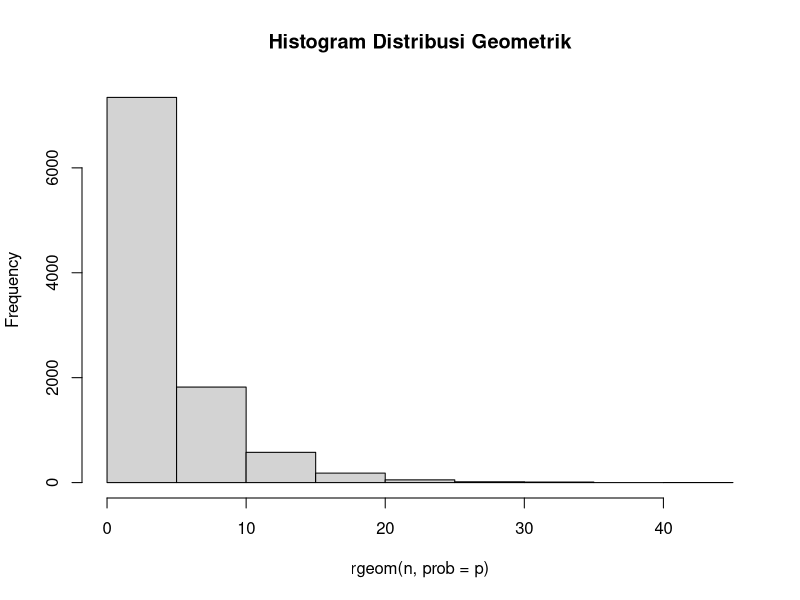

Generate this figure with R:
#A
p = 0.2
x = 3
P <- dgeom(x, p)
P

#B
mean(rgeom(n = 10000, prob = p) == 3)
mean

# C (kesimpulan)

# D
n = 10000
hist(rgeom(n, prob = p), main = 'Histogram Distribusi Geometrik')

# E
mean = 1 / p
variance = (1 - p) / (p ^ 2)
mean
variance